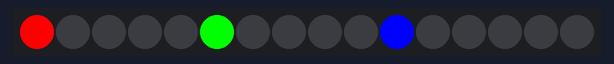
A program run on a simulated CircuitPython board. Parts: 16 RGB LEDs in strip order, left to right.

Above: at 0.01 s.
At 0.46 s:
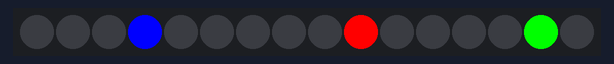
At 1.08 s:
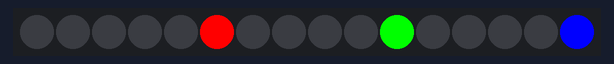

The program:

10.py
```python
import board, neopixel, time

NUM = 16
pixels = neopixel.NeoPixel(board.D18, NUM, auto_write=False)

pos = 0

while True:
    pixels.fill((0,0,0))

    pixels[pos] = (255,0,0)
    pixels[(pos+5)%NUM] = (0,255,0)
    pixels[(pos+10)%NUM] = (0,0,255)

    pixels.show()

    pos = (pos + 1) % NUM
    time.sleep(0.05)
```

Measured:
- by itself, everything shown: repeats every 0.82 s, in 16 steps
